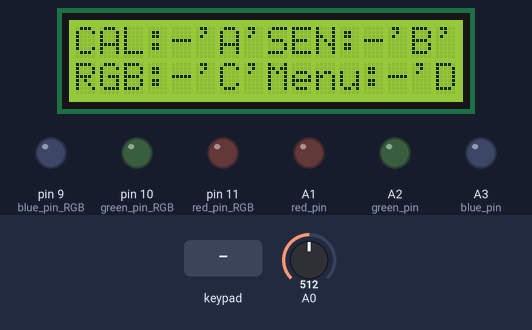
The sketch below on a simulated Arduino Uno, built with avr-gcc and run on an emulated ATmega328P. On the bench: 16×2 character LCD, output pins drawn as LEDs (lit = HIGH). Dashed ring = blinking. The inputs (shaded band) are chosen by the test bench; at power-on: A0 = 512. What the sketch prints to the serial monitor is not drawn.

Above: at 1.3 s.
1.4 s: key 'B' pressed
At 1.45 s:
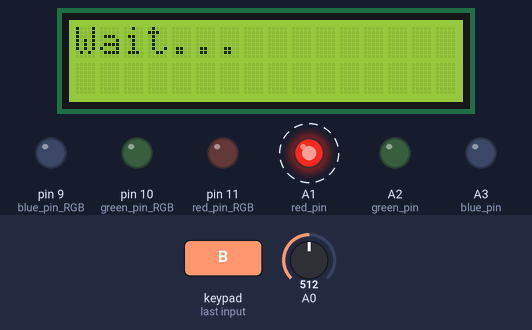
3.2 s: keypad keys 1 2 8 7 6 A pressed 0.4 s apart
At 5.7 s:
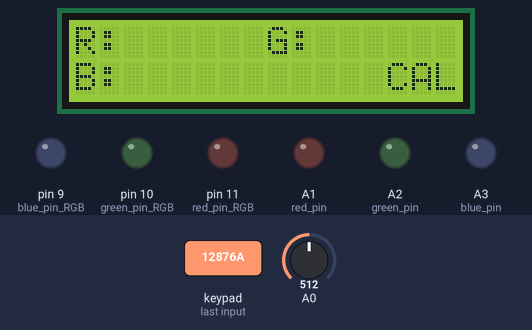
7.1 s: key 'A' pressed
At 9.8 s:
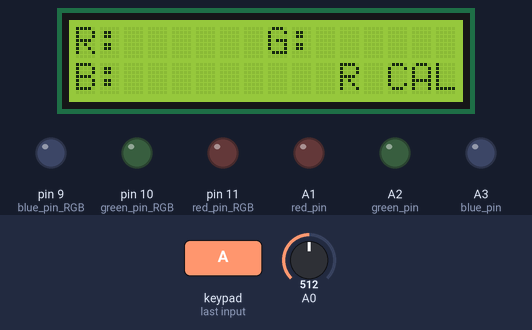
10.1 s: keypad keys 1 2 8 7 6 pressed 0.4 s apart
At 13.1 s:
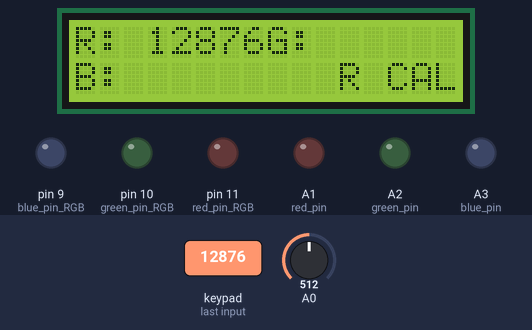
13.6 s: key '1' pressed
At 14.8 s:
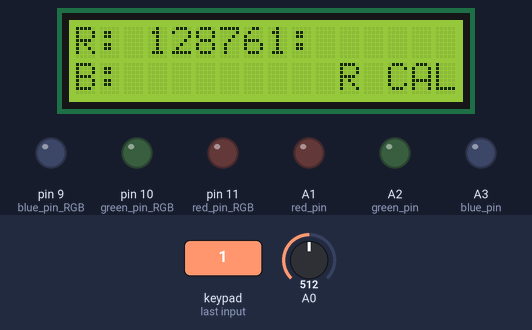
Timing chart, 0 to 16.1 s (numbered marks = the images above; inputs shaded):
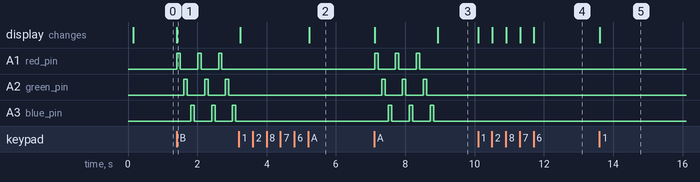

The sketch:

edited.ino
```cpp
#include <Keypad.h>
#include <LiquidCrystal_I2C.h>
LiquidCrystal_I2C lcd(0x20,16,2);


const byte ROWS = 4; //four rows
const byte COLS = 4; //four columns
//define the cymbols on the buttons of the keypads
char hexaKeys[ROWS][COLS] = {
  {'1','2','3','A'},
  {'4','5','6','B'},
  {'7','8','9','C'},
  {'*','0','#','D'}
};
byte rowPins[ROWS] = {12,8,7,6};//connect to the row pinouts of the keypad
byte colPins[COLS] = {5,4,3,2};//connect to the column pinouts of the keypad

//initialize an instance of class NewKeypad
Keypad customKeypad = Keypad( makeKeymap(hexaKeys), rowPins, colPins, ROWS, COLS);

// pines for led in sensor
const byte red_pin = A1;
const byte green_pin = A2;
const byte blue_pin = A3;

int Red_max = 328;
int Green_max = 95;
int Blue_max = 112;

// pines for RGB led
int red_pin_RGB = 11 ;
int green_pin_RGB= 10 ;
int blue_pin_RGB = 9;
char led;  //??
int Sample_f_red,Sample_f_green,Sample_f_blue,value_ldr; //????
String num="";

// arrays
int r_ar[30]; // for R value of RGB values
int rv_ar[30]; // for corresponding voltage value
int g_ar[30];
int gv_ar[30];
int b_ar[30];
int bv_ar[30];

//sensor & calib output variables
int R,G,B,r,g,b;

void setup()
{
Serial.begin(9600);
Serial.print("Select Mode\n Press 'A' for calibration\n Press 'B' for Sensor Mode \n Press 'C' for Light RGB bulb for given rgb values\n");
//sensor
pinMode(red_pin,OUTPUT);
pinMode(green_pin,OUTPUT);
pinMode(blue_pin,OUTPUT);
pinMode(A0,INPUT);
//RGB LED
pinMode(red_pin_RGB,OUTPUT);
pinMode(green_pin_RGB,OUTPUT);
pinMode(blue_pin_RGB,OUTPUT);


 // lcd initialize
  lcd.begin(16,2);
  lcd.setCursor(0,0);
  lcd.print("CAL:-'A'");
  lcd.setCursor(8,0);
  lcd.print("SEN:-'B'");
  lcd.setCursor(0,1);
  lcd.print("RGB:-'C'");
  lcd.setCursor(8,1);
  lcd.print("Menu:-'D'");

}

void loop()
{
   char key = customKeypad.getKey();
   if (key)
   {
    Serial.println(key);
    if (key == 'A') {calibration();}              // Mode-1  Calibration                           ******************************
    if (key == 'B'){Sensor();}                    // Mode-2  Sensoring                             ******************************
    if (key == 'C'){Light_RGB_Given_Values();}    // Mode-3  Light RGB bulb for given rgb values   ******************************
    if (key == 'D'){Menu();}
   }
   else{setColor(0,0,0);}
}

void setColor(int redValue, int greenValue, int blueValue) {
  analogWrite(red_pin_RGB, redValue);
  analogWrite(green_pin_RGB, greenValue);
  analogWrite(blue_pin_RGB, blueValue);
}

void calibration()
{ Serial.println("\nRED - press 'A' GREEN - for press 'B' BLUE - press 'C' Finish-press'D'" );
  normal_lcd(); //defined below
  lcd.print("CAL");
  while (1)
  {
  char key = customKeypad.getKey();
  if (key=='D'){lcd.clear(); lcd.setCursor(0,0);lcd.print("Calibaration over"); break;} // finishing calib
  switch (key)
  {
    case 'A':
  Serial.print("Calibration for RED\n");
  Getvalues();
  normal_lcd();
  lcd.print("CAL");
  lcd.setCursor(11,1);
  lcd.print("R");
  rv_ar[0]=R;
  gv_ar[0]=G;
  bv_ar[0]=B;
  Serial.print("\n R = ");
  r = value(1);
  g = value(2);
  b = value(3);
  r_ar[0]=r;
  g_ar[0]=g;
  b_ar[0]=b;
  break;

    case 'B':
  Serial.print("\nCalibration for GREEN\n");
  Getvalues();
  normal_lcd();
  lcd.print("CAL");
  lcd.setCursor(11,1);
  lcd.print("G");
  rv_ar[1]=R;
  gv_ar[1]=G;
  bv_ar[1]=B;
  Serial.print("\n G = ");
  r = value(1);
  g = value(2);
  b = value(3);
  r_ar[1]=r;
  g_ar[1]=g;
  b_ar[1]=b;
  break;

     case 'C':
  Serial.print("\nCalibration for BLUE\n");
  Getvalues();
  normal_lcd();
  lcd.print("CAL");
  lcd.setCursor(11,1);
  lcd.print("B");
  rv_ar[2]=R;
  gv_ar[2]=G;
  bv_ar[2]=B;
  Serial.print("\n B = ");
  r = value(1);
  g = value(2);
  b = value(3);
  r_ar[2]=r;
  g_ar[2]=g;
  b_ar[2]=b;
  break;
  }}}


void Sensor()
{int r1,g1,b1;

 Getvalues();
 Serial.println(R); Serial.println(G); Serial.println(B);

 Serial.print("\nR value = ");
 int r_f = mapping(R,Red_max);
 Serial.print(r_f);

 Serial.print("\nG value = ");
 int g_f = mapping(G,Green_max);
 Serial.print(g_f);

 Serial.print("\nB value = ");
 int b_f = mapping(B,Blue_max);
 Serial.print(b_f);

 //display in lcd
 lcd.clear();
 lcd.setCursor(0,0);
 lcd.print("R: "+ String(r_f));
 lcd.setCursor(8,0);
 lcd.print("G: "+String(g_f));
 lcd.setCursor(0,1);
 lcd.print("B: "+String(b_f));
 lcd.setCursor(13,1);
 lcd.print("SEN");

}

// for sensor
void Getvalues()
{int Rv=0;int Gv=0;int Bv=0;
 lcd.clear();
 lcd.print("Wait...");
 Serial.println("Wait....");
  for (int i =0 ; i < 3; i++)
  {
    digitalWrite(red_pin,HIGH);
    delay(100);
    Rv+=analogRead(A0);
    Serial.println(Rv);
    digitalWrite(red_pin,LOW);
    delay(100);

    digitalWrite(green_pin,HIGH);
    delay(100);
    Gv+=analogRead(A0);
    Serial.println(Gv);
    digitalWrite(green_pin,LOW);
    delay(100);

    digitalWrite(blue_pin,HIGH);
    delay(100);
    Bv+=analogRead(A0);
    Serial.println(Bv);
    digitalWrite(blue_pin,LOW);
    delay(100);
  }
  R=round(Rv/3.0);G=round(Gv/3.0);B=round(Bv/3.0);

}


int mapping(int Sample_ldr,int max_ )
{
    int Sample_f = map(Sample_ldr,0,max_,0,255);
    if (Sample_f > 255) { Sample_f = 255; }
    if (Sample_f < 0)   { Sample_f = 0;   }
    return Sample_f;
}

void Light_RGB_Given_Values()
{ //lcd
   normal_lcd();
   lcd.print("RGB");

  Serial.print("\n R = ");
  int check = value(1);
  if (check == 10000){return;}
  int r = check;
  Serial.print(" G = ");
  check = value(2);
  if (check == 10000){return;}
  int g = check;
  Serial.print(" B = ");
  check = value(3);
  if (check == 10000){return;}
  int b = check;
  setColor(r, g, b); //for common cathode
  delay(5000);

}

int value(int color) //1-Red 2- Green 3- Blue   // when press 'D' , the main mode should return to the menu (we have to code this)
{
  int val = 0;
  num="";
  while(1)
  { int k=0;
  char key = customKeypad.getKey();
  if (key)
  { if (key!= NO_KEY && key =='D'){ return 10000;}
  else if (key!= NO_KEY &&(key == '1' || key == '2'|| key=='3'||key=='4'||key=='5'||key=='6'||key=='7'||key=='8'||key=='9'||key=='0'))
    {
       num = num+key;
       Serial.println(num);
       //condition for printing value near color
       if (color == 1){
        lcd.setCursor(3,0);
        lcd.print(num);}
       else if (color ==2){
        lcd.setCursor(11,0);
        lcd.print(num);}
       else if (color ==3){
        lcd.setCursor(3,1);
        lcd.print(num);}
       }
  else if (key == '#')
  {
    val = num.toInt();
    Serial.println(num);
    return val;
  }
}}}

int looping()
{
  int average = 0 ;
  for (int i = 0; i<5 ;i++){average += analogRead(A0);
  delay(50);}
  return average/5;
}

void normal_lcd()
{   lcd.clear();
   lcd.setCursor(0,0);
   lcd.print("R: ");
   lcd.setCursor(8,0);
   lcd.print("G: ");
   lcd.setCursor(0,1);
   lcd.print("B: ");
   lcd.setCursor(13,1);
}

void Menu(){
  lcd.setCursor(0,0);
  lcd.print("CAL:-'A'");
  lcd.setCursor(8,0);
  lcd.print("SEN:-'B'");
  lcd.setCursor(0,1);
  lcd.print("RGB:-'C'");
  lcd.setCursor(8,1);
  lcd.print("Menu:-'D'");
  loop();
  }
```

Measured:
- after the input at 1.4 s, A1 (red_pin): alternates HIGH for 0.10 s and LOW for 0.50 s, starting at once; A2 (green_pin): alternates HIGH for 0.10 s and LOW for 0.50 s, starting after 0.21 s; A3 (blue_pin): alternates HIGH for 0.10 s and LOW for 0.50 s, starting after 0.41 s; the display: changes at once (image 1)
- after the input at 3.2 s, the display: first differs from a run without the input after 2.0 s (image 2)
- after the input at 7.1 s, A1 (red_pin): alternates HIGH for 0.10 s and LOW for 0.50 s, 6 changes in all, then stays LOW, starting at once; A2 (green_pin): alternates HIGH for 0.10 s and LOW for 0.50 s, 6 changes in all, then stays LOW, starting after 0.22 s
- after the input at 10.1 s, the display: first changes at once (image 4 shows a later state)
- after the input at 13.6 s, the display: changes at once (image 5)
